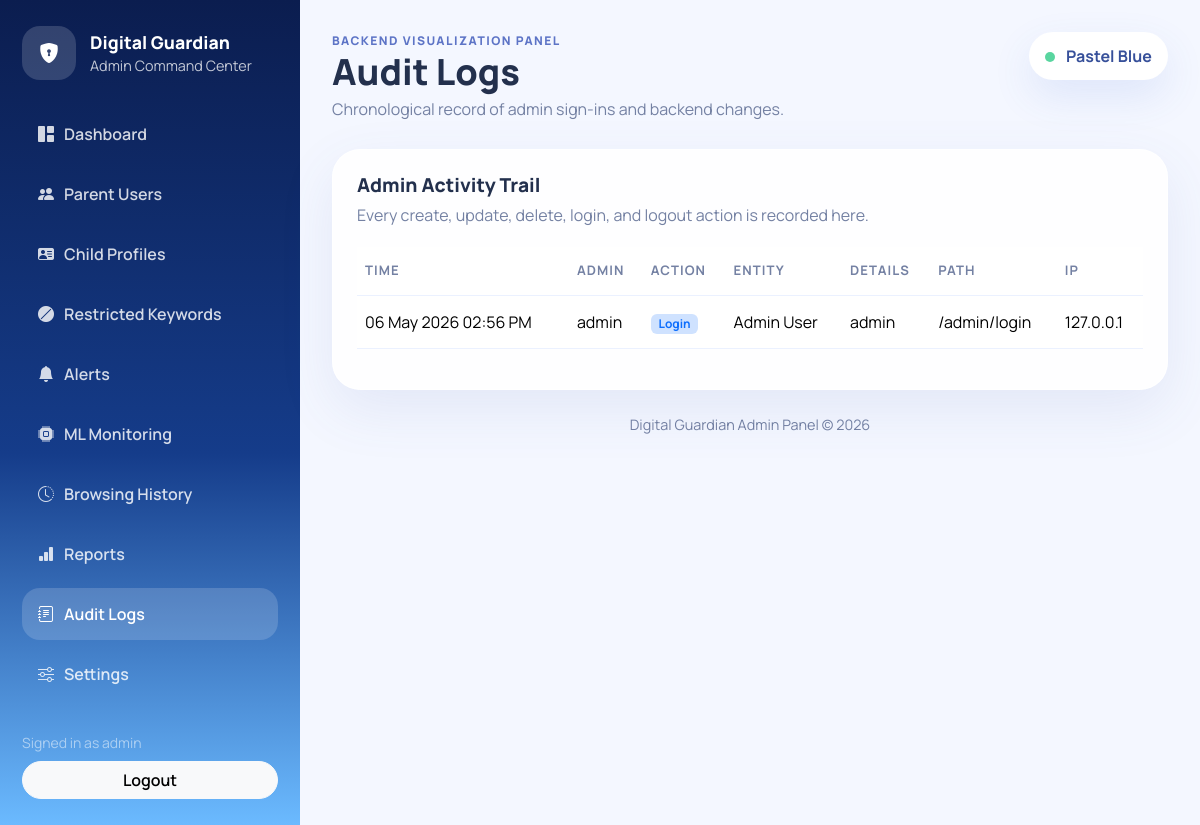
Page /admin/audit-logs (signed in) on the committed database.
### app/models/__init__.py (models this page shows, shortened)
class AdminPanelSetting(db.Model):
    __tablename__ = "admin_panel_settings"
    id = db.Column(db.Integer, primary_key=True)
    theme = db.Column(db.String(30), default="pastel-blue", nullable=False)
    security_mode = db.Column(db.String(40), default="strict", nullable=False)
    support_email = db.Column(db.String(160), default="support@digitalguardian.local", nullable=False)
    app_info = db.Column(
        db.String(255),
        default="Digital Guardian Admin Panel",
        nullable=False,
    )
    monitoring_enabled = db.Column(db.Boolean, default=True, nullable=False)
    created_at = db.Column(db.DateTime, default=datetime.utcnow, nullable=False)
    updated_at = db.Column(db.DateTime, default=datetime.utcnow, onupdate=datetime.utcnow, nullable=False)

class AdminAuditLog(db.Model):
    __tablename__ = "admin_audit_logs"
    id = db.Column(db.Integer, primary_key=True)
    admin_id = db.Column(db.Integer, db.ForeignKey("admin_users.id"), nullable=True)
    action = db.Column(db.String(80), nullable=False)
    entity_type = db.Column(db.String(80), nullable=False)
    entity_name = db.Column(db.String(160), nullable=True)
    details = db.Column(db.Text, nullable=True)
    request_path = db.Column(db.String(255), nullable=True)
    ip_address = db.Column(db.String(64), nullable=True)
    created_at = db.Column(db.DateTime, default=datetime.utcnow, nullable=False)
    admin = db.relationship("AdminUser", backref="audit_logs", lazy=True)

class AdminUser(db.Model):
    __tablename__ = "admin_users"
    id = db.Column(db.Integer, primary_key=True)
    username = db.Column(db.String(80), unique=True, nullable=False, index=True)
    password_hash = db.Column(db.String(255), nullable=False)
    is_active = db.Column(db.Boolean, default=True, nullable=False)
    last_login_at = db.Column(db.DateTime)
    created_at = db.Column(db.DateTime, default=datetime.utcnow, nullable=False)

### app/routes/admin.py (the view)
@admin_bp.get("/audit-logs")
@admin_required
def audit_logs():
    logs = AdminAuditLog.query.order_by(AdminAuditLog.created_at.desc()).limit(200).all()
    return render_template("admin/audit_logs.html", logs=logs)

### app/models/__init__.py (called while the page is built)
def get_admin_panel_settings():
    settings = AdminPanelSetting.query.first()
    if settings is None:
        settings = AdminPanelSetting()
        db.session.add(settings)
        db.session.commit()
    return settings

### app/routes/admin.py (called while the page is built)
def admin_required(view):
    @wraps(view)
    def wrapped_view(*args, **kwargs):
        if "admin_id" not in session:
            return redirect(url_for("admin.login", next=request.path))
        return view(*args, **kwargs)
    return wrapped_view

@admin_bp.app_context_processor
def inject_admin_globals():
    return {
        "admin_username": session.get("admin_username"),
        "admin_theme": get_admin_panel_settings().theme if db.session else "pastel-blue",
        "current_year": datetime.utcnow().year,
    }

### app/templates/admin/audit_logs.html (shortened to what this page needs)
{% extends "admin/base.html" %}
{% block page_title %}Audit Logs{% endblock %}
{% block page_subtitle %}Chronological record of admin sign-ins and backend changes.{% endblock %}
{% block content %}
<div class="panel-card">
  <div class="panel-header">
    <div>
      <h3>Admin Activity Trail</h3>
      <p>Every create, update, delete, login, and logout action is recorded here.</p>
    </div>
  </div>
  <div class="table-responsive">
    <table class="table table-hover align-middle admin-table">
      <thead>
        <tr>
          <th>Time</th>
          <th>Admin</th>
          <th>Action</th>
          <th>Entity</th>
          <th>Details</th>
          <th>Path</th>
          <th>IP</th>
        </tr>
      </thead>
      <tbody>
        {% for log in logs %}
        <tr>
          <td>{{ log.created_at.strftime('%d %b %Y %I:%M %p') }}</td>
          <td>{{ log.admin.username if log.admin else '-' }}</td>
          <td><span class="badge bg-primary-subtle text-primary">{{ log.action|title }}</span></td>
          <td>{{ log.entity_type|replace('_', ' ')|title }}</td>
          <td>{{ log.entity_name or log.details or '-' }}</td>
          <td>{{ log.request_path or '-' }}</td>
          <td>{{ log.ip_address or '-' }}</td>
        </tr>
        {% else %}
        <tr>
          <td colspan="7" class="text-center text-secondary py-4">No audit logs available yet.</td>
        </tr>
        {% endfor %}
      </tbody>
    </table>
  </div>
</div>
{% endblock %}

### app/templates/admin/base.html (shortened to what this page needs)
<!doctype html>
<html lang="en">
<head>
  <link href="https://cdn.jsdelivr.net/npm/bootstrap@5.3.3/dist/css/bootstrap.min.css" rel="stylesheet">
  <link href="https://cdn.jsdelivr.net/npm/bootstrap-icons@1.11.3/font/bootstrap-icons.css" rel="stylesheet">
  <link href="{{ url_for('admin.static', filename='admin.css') }}" rel="stylesheet">
</head>
<body class="admin-shell">
  <div class="admin-layout">
    <aside class="admin-sidebar">
      <div>
        <a class="brand-block text-decoration-none" href="{{ url_for('admin.dashboard') }}">
          <div class="brand-icon"><i class="bi bi-shield-lock-fill"></i></div>
          <div>
            <div class="brand-title">Digital Guardian</div>
            <div class="brand-subtitle">Admin Command Center</div>
          </div>
        </a>
        <nav class="nav flex-column nav-pills admin-nav">
          <a class="nav-link {% if request.endpoint == 'admin.dashboard' %}active{% endif %}" href="{{ url_for('admin.dashboard') }}"><i class="bi bi-grid-1x2-fill"></i>Dashboard</a>
          <a class="nav-link {% if request.endpoint in ['admin.parents', 'admin.create_parent', 'admin.edit_parent'] %}active{% endif %}" href="{{ url_for('admin.parents') }}"><i class="bi bi-people-fill"></i>Parent Users</a>
          <a class="nav-link {% if request.endpoint in ['admin.children', 'admin.create_child', 'admin.edit_child'] %}active{% endif %}" href="{{ url_for('admin.children') }}"><i class="bi bi-person-vcard-fill"></i>Child Profiles</a>
          <a class="nav-link {% if request.endpoint in ['admin.keywords', 'admin.create_keyword', 'admin.edit_keyword'] %}active{% endif %}" href="{{ url_for('admin.keywords') }}"><i class="bi bi-ban-fill"></i>Restricted Keywords</a>
          <a class="nav-link {% if request.endpoint == 'admin.alerts' %}active{% endif %}" href="{{ url_for('admin.alerts') }}"><i class="bi bi-bell-fill"></i>Alerts</a>
          <a class="nav-link {% if request.endpoint == 'admin.ml_monitoring' %}active{% endif %}" href="{{ url_for('admin.ml_monitoring') }}"><i class="bi bi-cpu-fill"></i>ML Monitoring</a>
          <a class="nav-link {% if request.endpoint == 'admin.history' %}active{% endif %}" href="{{ url_for('admin.history') }}"><i class="bi bi-clock-history"></i>Browsing History</a>
          <a class="nav-link {% if request.endpoint == 'admin.reports' %}active{% endif %}" href="{{ url_for('admin.reports') }}"><i class="bi bi-bar-chart-fill"></i>Reports</a>
          <a class="nav-link {% if request.endpoint == 'admin.audit_logs' %}active{% endif %}" href="{{ url_for('admin.audit_logs') }}"><i class="bi bi-journal-text"></i>Audit Logs</a>
          <a class="nav-link {% if request.endpoint == 'admin.settings' %}active{% endif %}" href="{{ url_for('admin.settings') }}"><i class="bi bi-sliders"></i>Settings</a>
        </nav>
      </div>
      <div class="sidebar-footer">
        <div class="small text-white-50 mb-2">Signed in as {{ admin_username }}</div>
        <a href="{{ url_for('admin.logout') }}" class="btn btn-light w-100 rounded-pill fw-semibold">Logout</a>
      </div>
    </aside>
    <main class="admin-content">
      <div class="content-topbar">
        <div>
          <div class="eyebrow">Backend visualization panel</div>
          <h1 class="page-title mb-1">{% block page_title %}Dashboard{% endblock %}</h1>
          <p class="page-subtitle mb-0">{% block page_subtitle %}Real-time admin insight for Digital Guardian.{% endblock %}</p>
        </div>
        <div class="status-pill">
          <span class="status-dot"></span>
          {{ admin_theme|replace('-', ' ')|title }}
        </div>
      </div>
      {% block content %}{% endblock %}
      <footer class="admin-footer">Digital Guardian Admin Panel &copy; {{ current_year }}</footer>
    </main>
  </div>
</body>
</html>

### app/static/admin.css (style rules this page uses)
:root { --bg: #f4f7ff; --sidebar: linear-gradient(180deg, #0b1d4f 0%, #153c8a 55%, #6bbaff 100%); --text: #23304d; --muted: #7481a3; --card: rgba(255, 255, 255, 0.86); --line: rgba(91, 140, 255, 0.12); }
* { box-sizing: border-box; }
body { font-family: "Manrope", sans-serif; background: var(--bg); color: var(--text); }
.admin-layout { display: flex; min-height: 100vh; }
.admin-sidebar { width: 300px; padding: 26px 22px; display: flex; flex-direction: column; justify-content: space-between; background: var(--sidebar); color: white; }
.brand-block { display: flex; gap: 14px; align-items: center; margin-bottom: 28px; }
.brand-icon { width: 54px; height: 54px; border-radius: 18px; display: grid; place-items: center; background: rgba(255,255,255,0.16); color: white; font-size: 1.25rem; }
.brand-title { font-size: 1.1rem; font-weight: 800; color: white; }
.brand-subtitle { font-size: 0.9rem; color: rgba(255,255,255,0.75); }
.admin-nav .nav-link { color: rgba(255,255,255,0.82); border-radius: 18px; padding: 14px 16px; font-weight: 600; margin-bottom: 8px; }
.admin-nav .nav-link i { margin-right: 10px; }
.admin-nav .nav-link.active, .admin-nav .nav-link:hover { background: rgba(255,255,255,0.16); color: white; }
.admin-content { flex: 1; padding: 32px; }
.content-topbar { display: flex; justify-content: space-between; align-items: flex-start; gap: 16px; margin-bottom: 28px; }
.eyebrow { text-transform: uppercase; letter-spacing: .12em; font-size: .75rem; font-weight: 800; color: #5d74c6; }
.page-title { font-size: clamp(1.9rem, 3vw, 2.8rem); font-weight: 800; }
.page-subtitle { color: var(--muted); max-width: 60ch; }
.status-pill { padding: 12px 16px; background: white; border-radius: 999px; color: #37509a; box-shadow: 0 16px 40px rgba(64, 104, 211, 0.12); font-weight: 700; }
.status-dot { display: inline-block; width: 10px; height: 10px; background: #59d59f; border-radius: 50%; margin-right: 8px; }
.metric-card, .panel-card { background: var(--card); border: 1px solid rgba(255,255,255,0.65); border-radius: 28px; box-shadow: 0 20px 55px rgba(74, 97, 174, 0.10); backdrop-filter: blur(22px); }
.panel-card { padding: 24px; }
.panel-header { display: flex; justify-content: space-between; align-items: center; gap: 16px; margin-bottom: 20px; }
.panel-header h3 { font-size: 1.2rem; font-weight: 800; margin-bottom: 6px; }
.panel-header p { color: var(--muted); margin-bottom: 0; }
.admin-table thead th { color: var(--muted); border-bottom-color: var(--line); font-size: .82rem; text-transform: uppercase; letter-spacing: .08em; }
.admin-table td, .admin-table th { padding-top: 14px; padding-bottom: 14px; border-color: var(--line); }
.sidebar-footer { margin-top: 24px; }
.admin-footer { color: var(--muted); margin-top: 24px; text-align: center; font-size: .9rem; }

### rows in the picture
AdminPanelSetting: theme "Pastel Blue"
AdminAuditLog: created_at "06 May 2026 02:56 PM", admin "admin", action "Login", entity_type "Admin User", entity_name "admin", request_path "/admin/login", ip_address "127.0.0.1"

### other values in the picture
{{ admin_username }} "admin"
